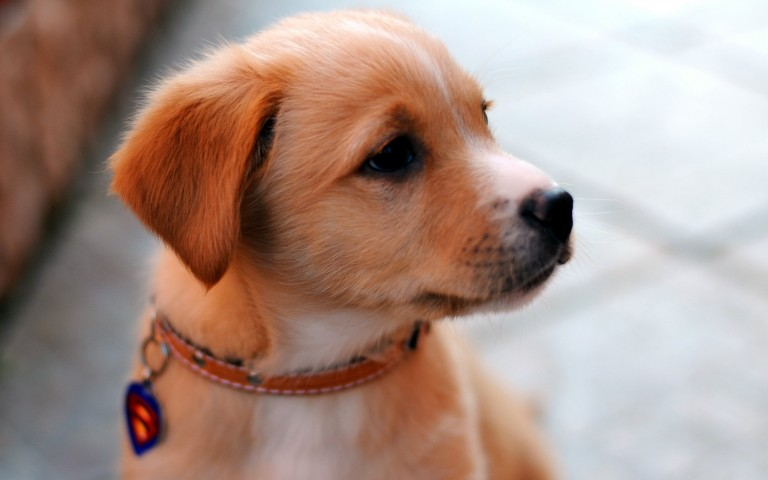
#> input picture datasets/dog.jpg, 768 x 480 px
$ jupyter execute image_to_pencil_sketch.ipynb
#> lines starting #> are read from the running program, lines starting #| are printed output that depends on the picture
[cell 1]
import cv2
import numpy as np
import matplotlib.pyplot as plt

[cell 2]
def read_image(path):
    # OpenCV loads images in BGR by default and it is converted to RGB format.
#> called with path = 'datasets/dog.jpg'
    bgr_pic = cv2.imread(path)
#> bgr_pic is the input picture: shape (480, 768, 3); mean B, G, R 134.8, 145.1, 169.5
    if bgr_pic is None:
        raise FileNotFoundError(f"Image not found at {path}")
    rgb_pic = cv2.cvtColor(bgr_pic, cv2.COLOR_BGR2RGB)
    return rgb_pic

[cell 3]
def to_grayscale(rgb_img):
    # The rgb pic is converted to grayscale
    return cv2.cvtColor(rgb_img, cv2.COLOR_RGB2GRAY)
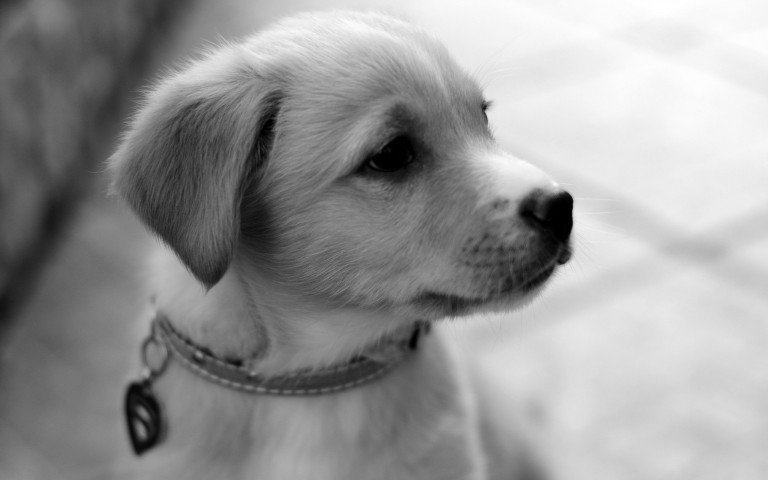
#> returned value: shape (480, 768); min 0, max 255, mean 151.2

[cell 4]
def invert_image(gray_img):
    # The grayscale image is now inverted
    return 255 - gray_img
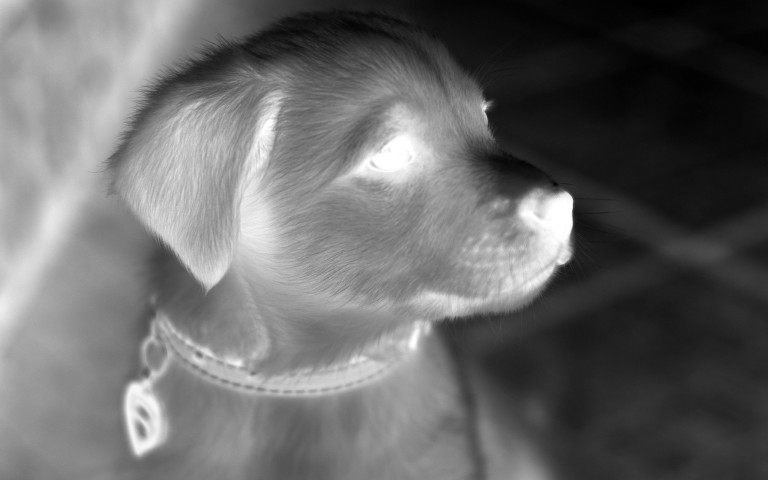
#> returned value: shape (480, 768); min 0, max 255, mean 103.8

[cell 5]
def blur_image(inverted_img, ksize=(21, 21)):
    # The inverted image is blurred to smooth out fine details
#> called with ksize = (25, 25)
    return cv2.GaussianBlur(inverted_img, ksize, sigmaX=0, sigmaY=0)

[cell 6]
def dodge_blend(gray_img, blur_inv_img):
    # The original gray scale image is blended with the inverted blurred image.
    # This will brighten the edges and gives scratchy pencil look.
    denominator = 255 - blur_inv_img
    denominator[denominator == 0] = 1
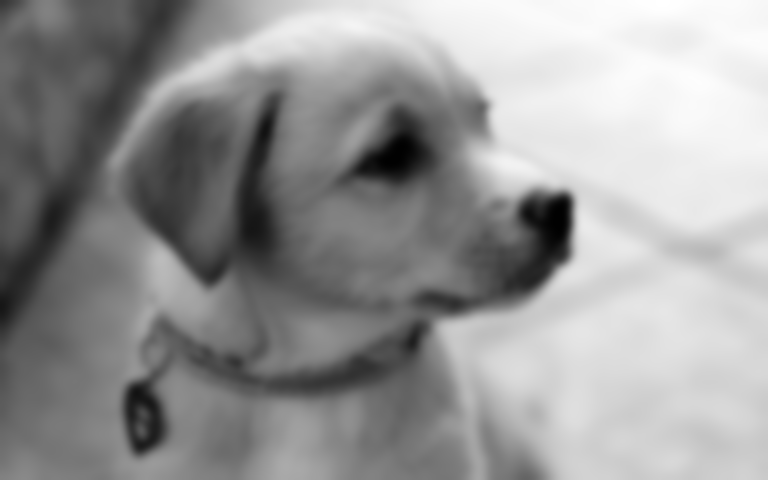
#> denominator: shape (480, 768); min 1, max 255, mean 151.2
    sketch = cv2.divide(gray_img, denominator, scale=256.0)
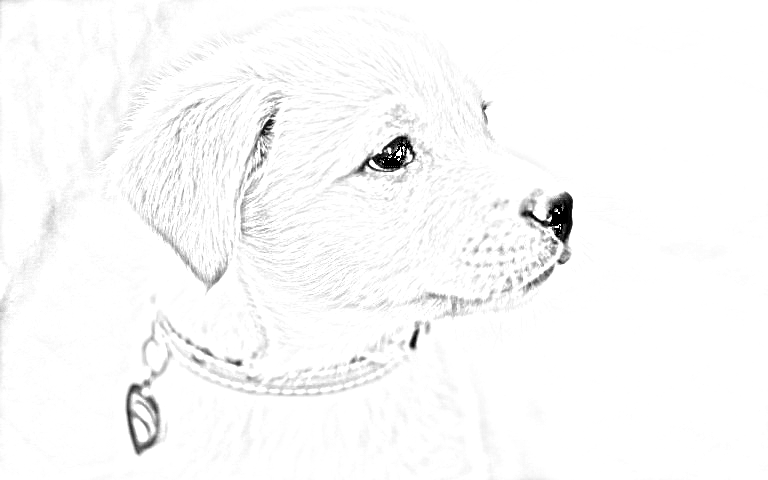
#> sketch: shape (480, 768); min 0, max 255, mean 249.7
    # Clip and convert back to 8-bit
    return np.clip(sketch, 0, 255).astype(np.uint8)

[cell 7]
def pencil_sketch(path, blur_kernel=(21,21)):
    """
    This is an entire pipleline which will:
    1. Read the image
    2. Convert the RGB image to gray scale
    3. Invert the image
    4. Blur the image
    5. Perform the dodge blend
    """
    rgb_img = read_image(path)
    gray_img = to_grayscale(rgb_img)
    inv_img = invert_image(gray_img)
    blur_inv_img = blur_image(inv_img, ksize=blur_kernel)
    sketch = dodge_blend(gray_img, blur_inv_img)
    return sketch

[cell 8]
if __name__ == "__main__":

    input_path = "datasets/dog.jpg"
    sketch = pencil_sketch(input_path, blur_kernel=(25,25))

    plt.figure(figsize=(10,5))
    plt.subplot(1,2,1)
    img = cv2.cvtColor(cv2.imread(input_path), cv2.COLOR_BGR2RGB)
    plt.imshow(img)
    plt.title("Original")
    plt.axis("off")

    plt.subplot(1,2,2)
    plt.imshow(sketch, cmap="gray")
    plt.title("Pencil Sketch")
    plt.axis("off")
    plt.tight_layout()
    plt.show()
